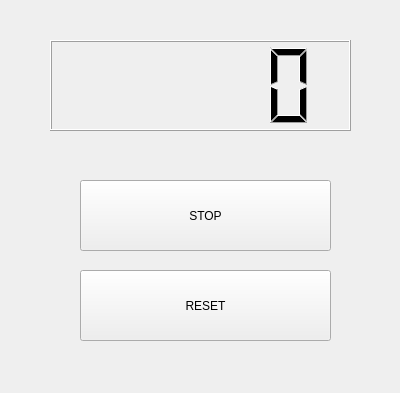
<?xml version="1.0" encoding="UTF-8"?>
<ui version="4.0">
 <class>Counter</class>
 <widget class="QWidget" name="Counter">
  <property name="geometry">
   <rect>
    <x>0</x>
    <y>0</y>
    <width>400</width>
    <height>393</height>
   </rect>
  </property>
  <property name="windowTitle">
   <string>Counter</string>
  </property>
  <widget class="QPushButton" name="button">
   <property name="geometry">
    <rect>
     <x>80</x>
     <y>180</y>
     <width>251</width>
     <height>71</height>
    </rect>
   </property>
   <property name="text">
    <string>STOP</string>
   </property>
  </widget>
  <widget class="QLCDNumber" name="lcdNumber">
   <property name="geometry">
    <rect>
     <x>50</x>
     <y>40</y>
     <width>301</width>
     <height>91</height>
    </rect>
   </property>
  </widget>
  <widget class="QPushButton" name="button_2">
   <property name="geometry">
    <rect>
     <x>80</x>
     <y>270</y>
     <width>251</width>
     <height>71</height>
    </rect>
   </property>
   <property name="text">
    <string>RESET</string>
   </property>
  </widget>
 </widget>
 <resources/>
 <connections/>
</ui>
